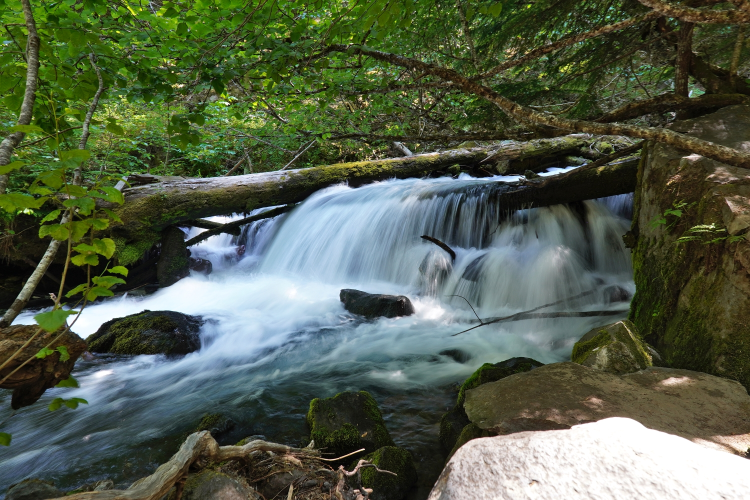
#> input picture image.jpg, 1500 x 1000 px (shown at 1/2 size)
$ python main.py
#> lines starting #> are read from the running program, lines starting #| are printed output that depends on the picture; after the words box and inside, x2 and y2 are one past the last pixel; in counts of white or black regions, pixels touching at a corner belong together; pictures that were not available may be replaced by others from this repository, and a replacement may not be noted
import pathlib
import json
import os
import math
import random

import numpy as np
import cv2


def get_average_color(img):
    average_color = np.average(np.average(img, axis=0), axis=0)
    average_color = np.around(average_color, decimals=-1)
    average_color = tuple(int(i) for i in average_color)
    return average_color


def get_closest_color(color, colors):
    cr, cg, cb = color

    min_difference = float("inf")
    closest_color = None
    for c in colors:
        r, g, b = eval(c)
        difference = math.sqrt((r - cr) ** 2 + (g - cg) ** 2 + (b - cb) ** 2)
        if difference < min_difference:
            min_difference = difference
            closest_color = eval(c)

    return closest_color


if "cache.json" not in os.listdir():
    imgs_dir = pathlib.Path("animals")
    images = list(imgs_dir.glob("**/*.jpg"))

    data = {}
    for img_path in images:
        img = cv2.imread(str(img_path))
        average_color = get_average_color(img)
        if str(tuple(average_color)) in data:
            data[str(tuple(average_color))].append(str(img_path))
        else:
            data[str(tuple(average_color))] = [str(img_path)]
    with open("cache.json", "w") as file:
        json.dump(data, file, indent=2, sort_keys=True)
    print("Caching done")

with open("cache.json", "r") as file:
#> (reads cache.json from the repository)
    data = json.load(file)

img = cv2.imread("image.jpg")
#> img is the input picture: shape (1000, 1500, 3); mean B, G, R 75.2, 95, 84
img_height, img_width, _ = img.shape
#> img_height = 1000; img_width = 1500
tile_height, tile_width = 10, 10
num_tiles_h, num_tiles_w = img_height // tile_height, img_width // tile_width
#> num_tiles_h = 100; num_tiles_w = 150
img = img[: tile_height * num_tiles_h, : tile_width * num_tiles_w]

tiles = []
for y in range(0, img_height, tile_height):
    for x in range(0, img_width, tile_width):
        tiles.append((y, y + tile_height, x, x + tile_width))

for tile in tiles:
    y0, y1, x0, x1 = tile
#> y0 = 0; y1 = 10; x0 = 0; x1 = 10
    try:
        average_color = get_average_color(img[y0:y1, x0:x1])
#> in get_average_color, `average_color = np.average(np.average(img, axis=0), axis=0)`: average_color = [1.36, 71.97, 29.18]
#> in get_average_color, `average_color = np.around(average_color, decimals=-1)`: average_color = [0, 70, 30]
#> in get_average_color, `average_color = tuple(int(i) for i in average_color)`: average_color = (0, 70, 30)
#> average_color = (0, 70, 30)
    except Exception:
        continue
    closest_color = get_closest_color(average_color, data.keys())
#> in get_closest_color, `cr, cg, cb = color`: cr = 0; cg = 70; cb = 30
#> the loop in get_closest_color, `for c in colors:` made 1271 passes
#> (difference, min_difference) on passes 1, 2, 3, 17, 18, 21: (72.8, 72.8), (60.83, 60.83), (50.99, 50.99), (42.43, 42.43), (33.17, 33.17), (22.36, 22.36)
#> difference on passes 4 to 9: 64.03, 61.64, 60.83, 86.6, 139.6, 106.8
#> after the loop in get_closest_color, `for c in colors:`: closest_color = (10, 70, 50); min_difference = 22.36
#> closest_color = (10, 70, 50)

    i_path = random.choice(data[str(closest_color)])
#> i_path = 'animals/ladybugs/62bde354fa.jpg'
    i = cv2.imread(i_path)
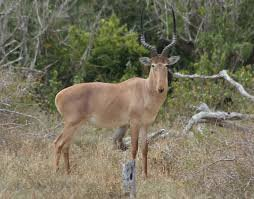
#> input picture animals/antelope/17ddf07f85.jpg, 254 x 199 px, given in place of 62bde354fa.jpg, which was not available
#> i is the input picture: shape (199, 254, 3); mean B, G, R 92.8, 114.2, 119.4
    i = cv2.resize(i, (tile_width, tile_height))
    img[y0:y1, x0:x1] = i
#> img: shape (1000, 1500, 3); 0.01% of pixels changed, all inside (x1, y1, x2, y2) = (0, 0, 10, 10)

    cv2.imshow("Image", img)
    cv2.waitKey(1)
#> pass 2 of the loop `for tile in tiles:`:
#> `average_color = get_average_color(img[y0:y1, x0:x1])`: average_color = (10, 120, 60)
#> the loop in get_closest_color (call 2), `for c in colors:` made 1271 passes
#> (difference, min_difference) on passes 1, 2, 3, 7, 11, 628: (130.4, 130.4), (117.5, 117.5), (102.5, 102.5), (40, 40), (36.06, 36.06), (33.17, 33.17)
#> `closest_color = get_closest_color(average_color, data.keys())`: closest_color = (20, 110, 90)
#> i_path = 'animals/hummingbird/66c033e405.jpg'
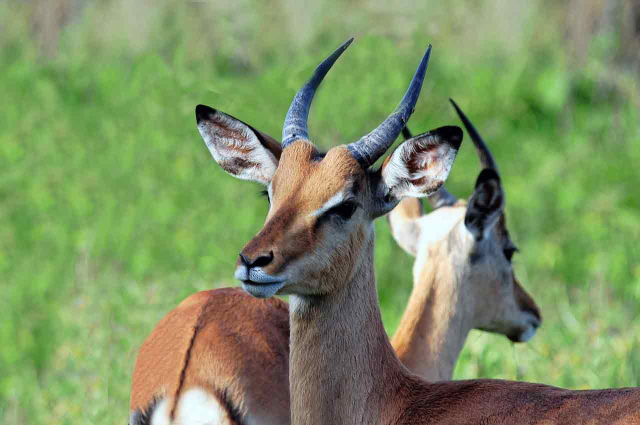
#> input picture animals/antelope/6aa06f252d.jpg, 1280 x 850 px, given in place of 66c033e405.jpg, which was not available (shown at 1/2 size)
#> i is the input picture: shape (850, 1280, 3); mean B, G, R 99.3, 145.9, 126.1
#> `img[y0:y1, x0:x1] = i`:
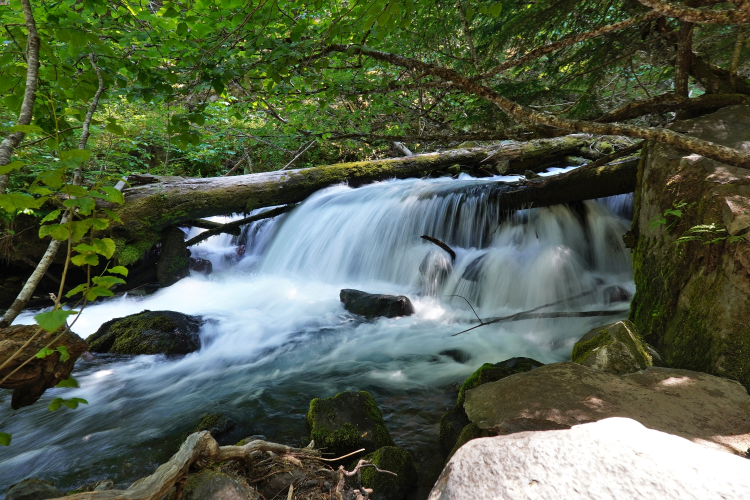
#> img: shape (1000, 1500, 3) (shown at 1/2 size); mean B, G, R 75.2, 95.1, 84
#> (the run stopped early here; a loop or call above may not have finished)
